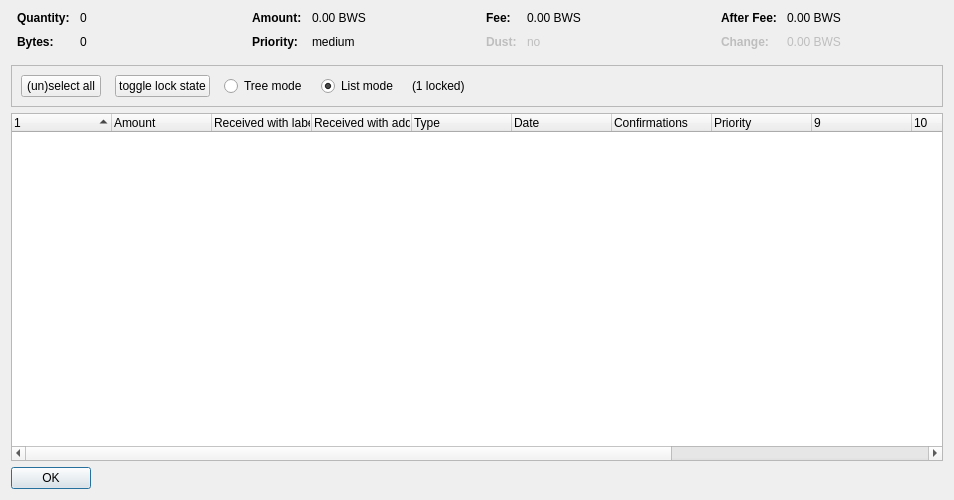
<?xml version="1.0" encoding="UTF-8"?>
<ui version="4.0">
 <class>CoinControlDialog</class>
 <widget class="QDialog" name="CoinControlDialog">
  <property name="geometry">
   <rect>
    <x>0</x>
    <y>0</y>
    <width>954</width>
    <height>500</height>
   </rect>
  </property>
  <property name="windowTitle">
   <string>Coin Selection</string>
  </property>
  <layout class="QVBoxLayout" name="verticalLayout">
   <item>
    <layout class="QHBoxLayout" name="horizontalLayoutTop" stretch="0,0,0,0">
     <property name="topMargin">
      <number>0</number>
     </property>
     <property name="bottomMargin">
      <number>10</number>
     </property>
     <item>
      <layout class="QFormLayout" name="formLayoutCoinControl1">
       <property name="horizontalSpacing">
        <number>10</number>
       </property>
       <property name="verticalSpacing">
        <number>10</number>
       </property>
       <property name="leftMargin">
        <number>6</number>
       </property>
       <property name="rightMargin">
        <number>6</number>
       </property>
       <item row="0" column="0">
        <widget class="QLabel" name="labelCoinControlQuantityText">
         <property name="font">
          <font>
           <weight>75</weight>
           <bold>true</bold>
          </font>
         </property>
         <property name="text">
          <string>Quantity:</string>
         </property>
        </widget>
       </item>
       <item row="0" column="1">
        <widget class="QLabel" name="labelCoinControlQuantity">
         <property name="cursor">
          <cursorShape>IBeamCursor</cursorShape>
         </property>
         <property name="contextMenuPolicy">
          <enum>Qt::ActionsContextMenu</enum>
         </property>
         <property name="text">
          <string notr="true">0</string>
         </property>
         <property name="textInteractionFlags">
          <set>Qt::LinksAccessibleByMouse|Qt::TextSelectableByKeyboard|Qt::TextSelectableByMouse</set>
         </property>
        </widget>
       </item>
       <item row="1" column="0">
        <widget class="QLabel" name="labelCoinControlBytesText">
         <property name="font">
          <font>
           <weight>75</weight>
           <bold>true</bold>
          </font>
         </property>
         <property name="text">
          <string>Bytes:</string>
         </property>
        </widget>
       </item>
       <item row="1" column="1">
        <widget class="QLabel" name="labelCoinControlBytes">
         <property name="cursor">
          <cursorShape>IBeamCursor</cursorShape>
         </property>
         <property name="contextMenuPolicy">
          <enum>Qt::ActionsContextMenu</enum>
         </property>
         <property name="text">
          <string notr="true">0</string>
         </property>
         <property name="textInteractionFlags">
          <set>Qt::LinksAccessibleByMouse|Qt::TextSelectableByKeyboard|Qt::TextSelectableByMouse</set>
         </property>
        </widget>
       </item>
      </layout>
     </item>
     <item>
      <layout class="QFormLayout" name="formLayoutCoinControl2">
       <property name="horizontalSpacing">
        <number>10</number>
       </property>
       <property name="verticalSpacing">
        <number>10</number>
       </property>
       <property name="leftMargin">
        <number>6</number>
       </property>
       <property name="rightMargin">
        <number>6</number>
       </property>
       <item row="0" column="0">
        <widget class="QLabel" name="labelCoinControlAmountText">
         <property name="font">
          <font>
           <weight>75</weight>
           <bold>true</bold>
          </font>
         </property>
         <property name="text">
          <string>Amount:</string>
         </property>
        </widget>
       </item>
       <item row="0" column="1">
        <widget class="QLabel" name="labelCoinControlAmount">
         <property name="cursor">
          <cursorShape>IBeamCursor</cursorShape>
         </property>
         <property name="contextMenuPolicy">
          <enum>Qt::ActionsContextMenu</enum>
         </property>
         <property name="text">
          <string notr="true">0.00 BWS</string>
         </property>
         <property name="textInteractionFlags">
          <set>Qt::LinksAccessibleByMouse|Qt::TextSelectableByKeyboard|Qt::TextSelectableByMouse</set>
         </property>
        </widget>
       </item>
       <item row="1" column="0">
        <widget class="QLabel" name="labelCoinControlPriorityText">
         <property name="font">
          <font>
           <weight>75</weight>
           <bold>true</bold>
          </font>
         </property>
         <property name="text">
          <string>Priority:</string>
         </property>
        </widget>
       </item>
       <item row="1" column="1">
        <widget class="QLabel" name="labelCoinControlPriority">
         <property name="cursor">
          <cursorShape>IBeamCursor</cursorShape>
         </property>
         <property name="contextMenuPolicy">
          <enum>Qt::ActionsContextMenu</enum>
         </property>
         <property name="text">
          <string>medium</string>
         </property>
         <property name="textInteractionFlags">
          <set>Qt::LinksAccessibleByMouse|Qt::TextSelectableByKeyboard|Qt::TextSelectableByMouse</set>
         </property>
        </widget>
       </item>
      </layout>
     </item>
     <item>
      <layout class="QFormLayout" name="formLayoutCoinControl3">
       <property name="horizontalSpacing">
        <number>10</number>
       </property>
       <property name="verticalSpacing">
        <number>10</number>
       </property>
       <property name="leftMargin">
        <number>6</number>
       </property>
       <property name="rightMargin">
        <number>6</number>
       </property>
       <item row="0" column="0">
        <widget class="QLabel" name="labelCoinControlFeeText">
         <property name="font">
          <font>
           <weight>75</weight>
           <bold>true</bold>
          </font>
         </property>
         <property name="text">
          <string>Fee:</string>
         </property>
        </widget>
       </item>
       <item row="0" column="1">
        <widget class="QLabel" name="labelCoinControlFee">
         <property name="cursor">
          <cursorShape>IBeamCursor</cursorShape>
         </property>
         <property name="contextMenuPolicy">
          <enum>Qt::ActionsContextMenu</enum>
         </property>
         <property name="text">
          <string notr="true">0.00 BWS</string>
         </property>
         <property name="textInteractionFlags">
          <set>Qt::LinksAccessibleByMouse|Qt::TextSelectableByKeyboard|Qt::TextSelectableByMouse</set>
         </property>
        </widget>
       </item>
       <item row="1" column="0">
        <widget class="QLabel" name="labelCoinControlLowOutputText">
         <property name="enabled">
          <bool>false</bool>
         </property>
         <property name="font">
          <font>
           <weight>75</weight>
           <bold>true</bold>
          </font>
         </property>
         <property name="text">
          <string>Dust:</string>
         </property>
        </widget>
       </item>
       <item row="1" column="1">
        <widget class="QLabel" name="labelCoinControlLowOutput">
         <property name="enabled">
          <bool>false</bool>
         </property>
         <property name="cursor">
          <cursorShape>IBeamCursor</cursorShape>
         </property>
         <property name="contextMenuPolicy">
          <enum>Qt::ActionsContextMenu</enum>
         </property>
         <property name="text">
          <string>no</string>
         </property>
         <property name="textInteractionFlags">
          <set>Qt::LinksAccessibleByMouse|Qt::TextSelectableByKeyboard|Qt::TextSelectableByMouse</set>
         </property>
        </widget>
       </item>
      </layout>
     </item>
     <item>
      <layout class="QFormLayout" name="formLayoutCoinControl4">
       <property name="horizontalSpacing">
        <number>10</number>
       </property>
       <property name="verticalSpacing">
        <number>10</number>
       </property>
       <property name="leftMargin">
        <number>6</number>
       </property>
       <property name="rightMargin">
        <number>6</number>
       </property>
       <item row="0" column="0">
        <widget class="QLabel" name="labelCoinControlAfterFeeText">
         <property name="font">
          <font>
           <weight>75</weight>
           <bold>true</bold>
          </font>
         </property>
         <property name="text">
          <string>After Fee:</string>
         </property>
        </widget>
       </item>
       <item row="0" column="1">
        <widget class="QLabel" name="labelCoinControlAfterFee">
         <property name="cursor">
          <cursorShape>IBeamCursor</cursorShape>
         </property>
         <property name="contextMenuPolicy">
          <enum>Qt::ActionsContextMenu</enum>
         </property>
         <property name="text">
          <string notr="true">0.00 BWS</string>
         </property>
         <property name="textInteractionFlags">
          <set>Qt::LinksAccessibleByMouse|Qt::TextSelectableByKeyboard|Qt::TextSelectableByMouse</set>
         </property>
        </widget>
       </item>
       <item row="1" column="0">
        <widget class="QLabel" name="labelCoinControlChangeText">
         <property name="enabled">
          <bool>false</bool>
         </property>
         <property name="font">
          <font>
           <weight>75</weight>
           <bold>true</bold>
          </font>
         </property>
         <property name="text">
          <string>Change:</string>
         </property>
        </widget>
       </item>
       <item row="1" column="1">
        <widget class="QLabel" name="labelCoinControlChange">
         <property name="enabled">
          <bool>false</bool>
         </property>
         <property name="cursor">
          <cursorShape>IBeamCursor</cursorShape>
         </property>
         <property name="contextMenuPolicy">
          <enum>Qt::ActionsContextMenu</enum>
         </property>
         <property name="text">
          <string notr="true">0.00 BWS</string>
         </property>
         <property name="textInteractionFlags">
          <set>Qt::LinksAccessibleByMouse|Qt::TextSelectableByKeyboard|Qt::TextSelectableByMouse</set>
         </property>
        </widget>
       </item>
      </layout>
     </item>
    </layout>
   </item>
   <item>
    <widget class="QFrame" name="frame">
     <property name="minimumSize">
      <size>
       <width>0</width>
       <height>40</height>
      </size>
     </property>
     <property name="frameShape">
      <enum>QFrame::StyledPanel</enum>
     </property>
     <property name="frameShadow">
      <enum>QFrame::Sunken</enum>
     </property>
     <layout class="QHBoxLayout" name="horizontalLayout">
      <item>
       <layout class="QHBoxLayout" name="horizontalLayoutPanel" stretch="0,0,0,0,0,0">
        <property name="spacing">
         <number>14</number>
        </property>
        <item>
         <widget class="QPushButton" name="pushButtonSelectAll">
          <property name="sizePolicy">
           <sizepolicy hsizetype="Maximum" vsizetype="Fixed">
            <horstretch>0</horstretch>
            <verstretch>0</verstretch>
           </sizepolicy>
          </property>
          <property name="text">
           <string>(un)select all</string>
          </property>
          <property name="autoDefault">
           <bool>false</bool>
          </property>
         </widget>
        </item>
        <item>
         <widget class="QPushButton" name="pushButtonToggleLock">
          <property name="sizePolicy">
           <sizepolicy hsizetype="Maximum" vsizetype="Fixed">
            <horstretch>0</horstretch>
            <verstretch>0</verstretch>
           </sizepolicy>
          </property>
          <property name="text">
           <string>toggle lock state</string>
          </property>
          <property name="autoDefault">
           <bool>false</bool>
          </property>
         </widget>
        </item>
        <item>
         <widget class="QRadioButton" name="radioTreeMode">
          <property name="sizePolicy">
           <sizepolicy hsizetype="Maximum" vsizetype="Fixed">
            <horstretch>0</horstretch>
            <verstretch>0</verstretch>
           </sizepolicy>
          </property>
          <property name="text">
           <string>Tree mode</string>
          </property>
         </widget>
        </item>
        <item>
         <widget class="QRadioButton" name="radioListMode">
          <property name="sizePolicy">
           <sizepolicy hsizetype="Maximum" vsizetype="Fixed">
            <horstretch>0</horstretch>
            <verstretch>0</verstretch>
           </sizepolicy>
          </property>
          <property name="text">
           <string>List mode</string>
          </property>
          <property name="checked">
           <bool>true</bool>
          </property>
         </widget>
        </item>
        <item>
         <widget class="QLabel" name="labelLocked">
          <property name="text">
           <string>(1 locked)</string>
          </property>
         </widget>
        </item>
        <item>
         <spacer name="horizontalSpacer">
          <property name="orientation">
           <enum>Qt::Horizontal</enum>
          </property>
          <property name="sizeHint" stdset="0">
           <size>
            <width>40</width>
            <height>20</height>
           </size>
          </property>
         </spacer>
        </item>
       </layout>
      </item>
     </layout>
    </widget>
   </item>
   <item>
    <widget class="CoinControlTreeWidget" name="treeWidget">
     <property name="contextMenuPolicy">
      <enum>Qt::CustomContextMenu</enum>
     </property>
     <property name="sortingEnabled">
      <bool>false</bool>
     </property>
     <property name="columnCount">
      <number>13</number>
     </property>
     <attribute name="headerShowSortIndicator" stdset="0">
      <bool>true</bool>
     </attribute>
     <attribute name="headerStretchLastSection">
      <bool>false</bool>
     </attribute>
     <column>
      <property name="text">
       <string/>
      </property>
     </column>
     <column>
      <property name="text">
       <string>Amount</string>
      </property>
     </column>
     <column>
      <property name="text">
       <string>Received with label</string>
      </property>
     </column>
     <column>
      <property name="text">
       <string>Received with address</string>
      </property>
     </column>
     <column>
      <property name="text">
	<string>Type</string>
      </property>
     </column>
     <column>
      <property name="text">	 
       <string>Date</string>
      </property>
     </column>
     <column>
      <property name="text">
       <string>Confirmations</string>
      </property>
      <property name="toolTip">
       <string>Confirmed</string>
      </property>
     </column>
     <column>
      <property name="text">
       <string>Priority</string>
      </property>
     </column>
     <column>
      <property name="text">
       <string/>
      </property>
     </column>
     <column>
      <property name="text">
       <string/>
      </property>
     </column>
     <column>
      <property name="text">
       <string/>
      </property>
     </column>
     <column>
      <property name="text">
       <string/>
      </property>
     </column>
     <column>
      <property name="text">
       <string/>
      </property>
     </column>
    </widget>
   </item>
   <item>
    <widget class="QDialogButtonBox" name="buttonBox">
     <property name="sizePolicy">
      <sizepolicy hsizetype="Maximum" vsizetype="Fixed">
       <horstretch>0</horstretch>
       <verstretch>0</verstretch>
      </sizepolicy>
     </property>
     <property name="orientation">
      <enum>Qt::Horizontal</enum>
     </property>
     <property name="standardButtons">
      <set>QDialogButtonBox::Ok</set>
     </property>
    </widget>
   </item>
  </layout>
 </widget>
 <customwidgets>
  <customwidget>
   <class>CoinControlTreeWidget</class>
   <extends>QTreeWidget</extends>
   <header>coincontroltreewidget.h</header>
  </customwidget>
 </customwidgets>
 <resources/>
 <connections/>
</ui>
